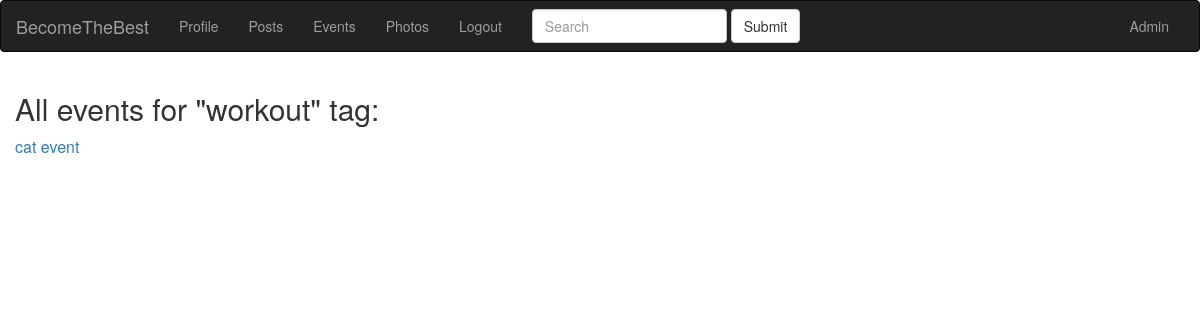
/event/tag/workout (signed in), run on an earlier commit of the app's database.
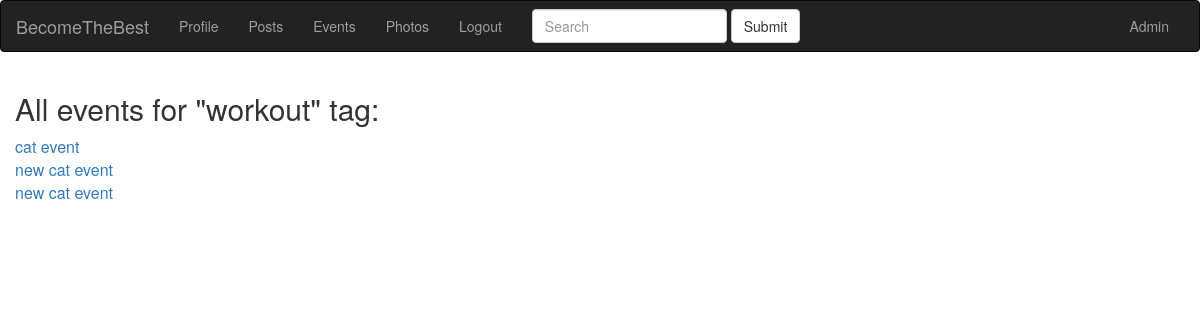
And on a later commit of the database.
### app/models.py (models this page shows, shortened)
class Event(db.Model):
    id = db.Column(db.Integer, primary_key=True)
    event_title = db.Column(db.String(140))
    event_body = db.Column(db.Text)
    slug = db.Column(db.String(140), unique=True)
    created = db.Column(db.DateTime, index=True, default=datetime.utcnow)
    event_time = db.Column(db.DateTime)
    event_place = db.Column(db.Text)
    event_geo = db.Column(db.Text)
    event_starter = db.Column(db.Integer, db.ForeignKey('user.id'))
    event_crew = db.Column(db.Text)
    event_level = db.Column(db.Integer)
    tags = db.relationship(
        'Tag', secondary=event_tags, backref=db.backref('events_tags', lazy='dynamic'))

### app/blueprints/events/blueprint.py (the view)
@events.route('/tag/<slug>')
@login_required
def tag_detail(slug):
    tag = Tag.query.filter(Tag.slug==slug).first()
    events = tag.events_tags.all()
    return render_template('events/tag_detail.html', tag=tag, events=events)

### app/models.py (called while the page is built)
@login.user_loader
def load_user(id):
    return User.query.get(int(id))

### app/view.py (called while the page is built)
@app.before_request
def before_request():
    if current_user.is_authenticated:
        current_user.last_seen = datetime.utcnow()
        db.session.commit()

### app/blueprints/events/templates/events/tag_detail.html (shortened to what this page needs)
{% extends 'base.html' %} {% block title %} {{ tag.name }} events {% endblock %} {% block content_title %} All events for "{{ tag.name }}" tag: {% endblock %} {% block content %} {% for event in events %}
<div class="event">
    <a href="{{ url_for('events.event_detail', slug=event.slug) }}">{{ event.event_title }}</a>
</div>
{% endfor %}
{% endblock %}

What changed in the data, as far as the page shows it:
added Event: event_title "new cat event"
added Event: event_title "new cat event"
